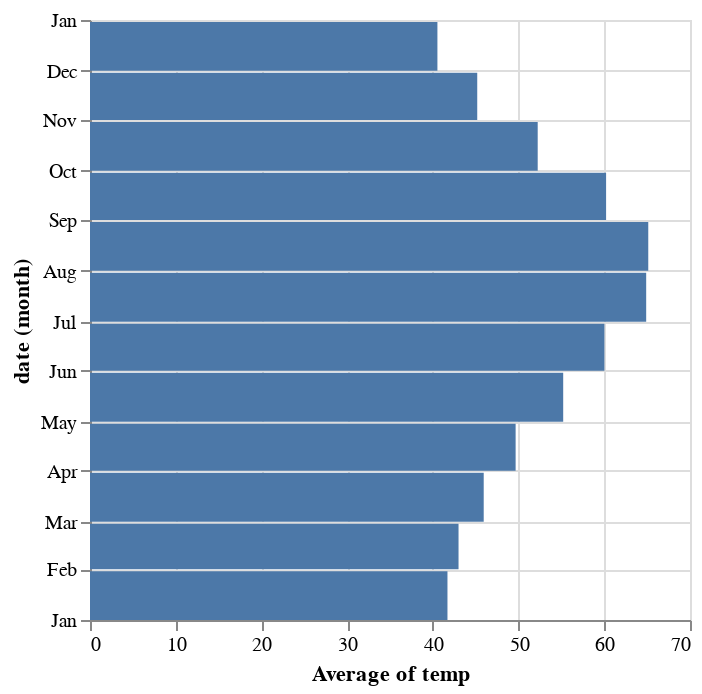

This figure's notebook cell:
### Markdown cell above
## 1.7 Mudando o Tipo de Marcação
Vamos dizer que agora queremos representar a média de temperatura de cada mês por barras ao invés de pontos conectados por uma linha. Nós podemos fazer isso substituindo `Chart.mark_point` por `Chart.mark_bar`:

### Code cell
alt.Chart(temper).mark_bar().encode(
    x='average(temp)',
    y='month(date)'
)

### Figure 1 — Vega-Lite specification as saved in the notebook (floating-point values rounded to 4 significant figures; data arrays with more than 128 entries replaced by an {"elided": "..."} marker saying what was removed)
{"config": {"view": {"continuousWidth": 300, "continuousHeight": 300}}, "data": {"name": "data-baeb79050189bfbd7ddc2b4a9fbe82e7"}, "mark": {"type": "bar"}, "encoding": {"x": {"aggregate": "average", "field": "temp", "type": "quantitative"}, "y": {"field": "date", "timeUnit": "month", "type": "temporal"}}, "$schema": "https://vega.github.io/schema/vega-lite/v5.20.1.json", "datasets": {"data-baeb79050189bfbd7ddc2b4a9fbe82e7": {"elided": "8759 records"}}}
